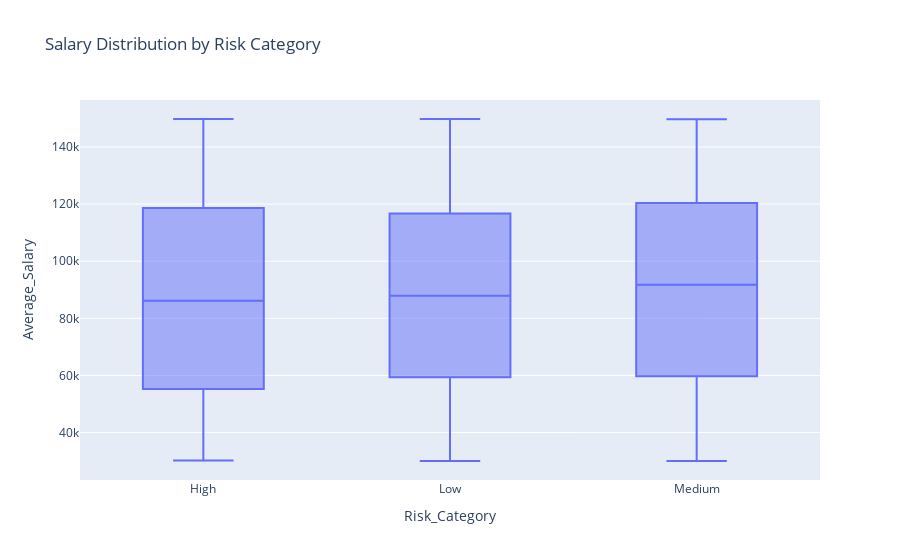

Notebook source saved alongside this figure:
### Code cell
px.box(
    job_data,
    x="Risk_Category",
    y="Average_Salary",
    points="outliers",
    title="Salary Distribution by Risk Category"
).show()

### Figure 1 — Plotly figure (JSON) as saved in the notebook; plotly's stock layout.template omitted (floating-point values rounded to 4 significant figures; data arrays with more than 128 entries replaced by an {"elided": "..."} marker saying what was removed)
{"data": [{"alignmentgroup": "True", "boxpoints": "outliers", "hovertemplate": "Risk_Category=%{x}<br>Average_Salary=%{y}<extra></extra>", "legendgroup": "", "marker": {"color": "#636efa"}, "name": "", "notched": false, "offsetgroup": "", "orientation": "v", "showlegend": false, "type": "box", "x": {"elided": "3000 str values"}, "x0": " ", "xaxis": "x", "y": {"elided": "3000 int values"}, "y0": " ", "yaxis": "y"}], "layout": {"boxmode": "group", "legend": {"tracegroupgap": 0}, "title": {"text": "Salary Distribution by Risk Category"}, "xaxis": {"anchor": "y", "domain": [0, 1], "title": {"text": "Risk_Category"}}, "yaxis": {"anchor": "x", "domain": [0, 1], "title": {"text": "Average_Salary"}}}}
